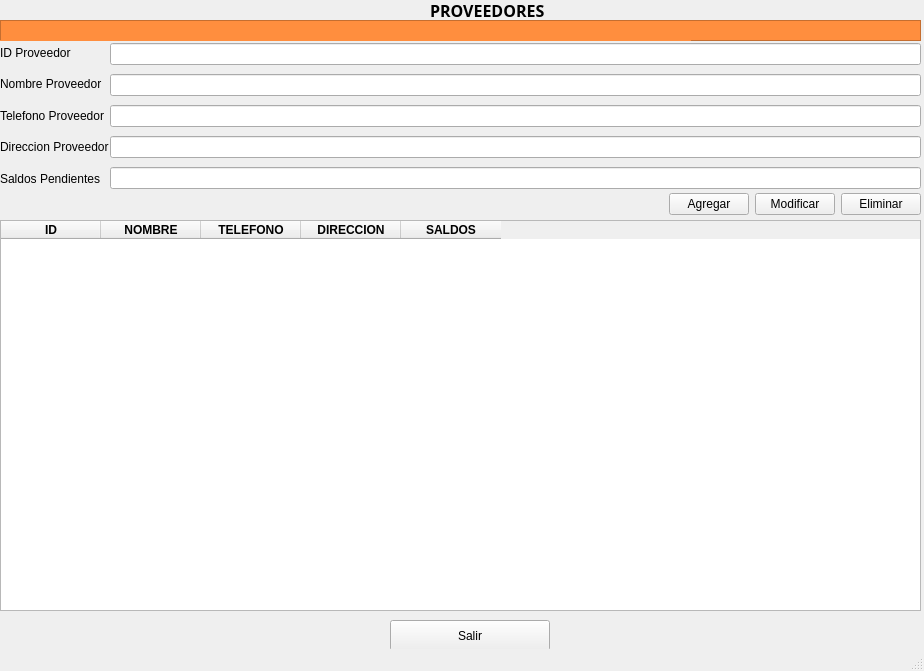
<?xml version="1.0" encoding="UTF-8"?>
<ui version="4.0">
 <class>MainWindow</class>
 <widget class="QMainWindow" name="MainWindow">
  <property name="geometry">
   <rect>
    <x>0</x>
    <y>0</y>
    <width>924</width>
    <height>671</height>
   </rect>
  </property>
  <property name="windowTitle">
   <string>MainWindow</string>
  </property>
  <widget class="QWidget" name="centralwidget">
   <widget class="QFrame" name="frame_2">
    <property name="geometry">
     <rect>
      <x>0</x>
      <y>20</y>
      <width>921</width>
      <height>21</height>
     </rect>
    </property>
    <property name="styleSheet">
     <string notr="true">background-color: rgb(255, 142, 62);</string>
    </property>
    <property name="frameShape">
     <enum>QFrame::StyledPanel</enum>
    </property>
    <property name="frameShadow">
     <enum>QFrame::Raised</enum>
    </property>
    <widget class="QWidget" name="horizontalLayoutWidget_3">
     <property name="geometry">
      <rect>
       <x>0</x>
       <y>20</y>
       <width>691</width>
       <height>151</height>
      </rect>
     </property>
     <layout class="QHBoxLayout" name="horizontalLayout_3"/>
    </widget>
   </widget>
   <widget class="QLabel" name="label">
    <property name="geometry">
     <rect>
      <x>430</x>
      <y>0</y>
      <width>141</width>
      <height>20</height>
     </rect>
    </property>
    <property name="font">
     <font>
      <family>MS Reference Sans Serif</family>
      <pointsize>12</pointsize>
      <weight>75</weight>
      <bold>true</bold>
     </font>
    </property>
    <property name="styleSheet">
     <string notr="true">color: rgb(0, 0, 0);</string>
    </property>
    <property name="text">
     <string>PROVEEDORES</string>
    </property>
   </widget>
   <widget class="QWidget" name="verticalLayoutWidget">
    <property name="geometry">
     <rect>
      <x>0</x>
      <y>220</y>
      <width>921</width>
      <height>391</height>
     </rect>
    </property>
    <layout class="QVBoxLayout" name="verticalLayout">
     <item>
      <widget class="QTableWidget" name="grid">
       <property name="maximumSize">
        <size>
         <width>950</width>
         <height>450</height>
        </size>
       </property>
       <column>
        <property name="text">
         <string>ID</string>
        </property>
        <property name="font">
         <font>
          <weight>75</weight>
          <bold>true</bold>
         </font>
        </property>
        <property name="background">
         <color>
          <red>255</red>
          <green>85</green>
          <blue>0</blue>
         </color>
        </property>
       </column>
       <column>
        <property name="text">
         <string>NOMBRE</string>
        </property>
        <property name="font">
         <font>
          <weight>75</weight>
          <bold>true</bold>
         </font>
        </property>
       </column>
       <column>
        <property name="text">
         <string>TELEFONO</string>
        </property>
        <property name="font">
         <font>
          <weight>75</weight>
          <bold>true</bold>
         </font>
        </property>
       </column>
       <column>
        <property name="text">
         <string>DIRECCION</string>
        </property>
        <property name="font">
         <font>
          <weight>75</weight>
          <bold>true</bold>
         </font>
        </property>
       </column>
       <column>
        <property name="text">
         <string>SALDOS</string>
        </property>
        <property name="font">
         <font>
          <weight>75</weight>
          <bold>true</bold>
         </font>
        </property>
       </column>
      </widget>
     </item>
    </layout>
   </widget>
   <widget class="QWidget" name="horizontalLayoutWidget">
    <property name="geometry">
     <rect>
      <x>0</x>
      <y>620</y>
      <width>921</width>
      <height>31</height>
     </rect>
    </property>
    <layout class="QHBoxLayout" name="horizontalLayout">
     <item>
      <spacer name="horizontalSpacer">
       <property name="orientation">
        <enum>Qt::Horizontal</enum>
       </property>
       <property name="sizeType">
        <enum>QSizePolicy::Minimum</enum>
       </property>
       <property name="sizeHint" stdset="0">
        <size>
         <width>20</width>
         <height>10</height>
        </size>
       </property>
      </spacer>
     </item>
     <item>
      <widget class="QPushButton" name="cmd_exit">
       <property name="maximumSize">
        <size>
         <width>160</width>
         <height>160</height>
        </size>
       </property>
       <property name="text">
        <string>Salir</string>
       </property>
      </widget>
     </item>
    </layout>
   </widget>
   <widget class="QWidget" name="horizontalLayoutWidget_2">
    <property name="geometry">
     <rect>
      <x>0</x>
      <y>189</y>
      <width>921</width>
      <height>31</height>
     </rect>
    </property>
    <layout class="QHBoxLayout" name="horizontalLayout_2">
     <item>
      <spacer name="horizontalSpacer_2">
       <property name="orientation">
        <enum>Qt::Horizontal</enum>
       </property>
       <property name="sizeHint" stdset="0">
        <size>
         <width>40</width>
         <height>20</height>
        </size>
       </property>
      </spacer>
     </item>
     <item>
      <widget class="QPushButton" name="cmd_add">
       <property name="text">
        <string>Agregar</string>
       </property>
      </widget>
     </item>
     <item>
      <widget class="QPushButton" name="cmd_edit">
       <property name="text">
        <string>Modificar</string>
       </property>
      </widget>
     </item>
     <item>
      <widget class="QPushButton" name="cmd_delete">
       <property name="text">
        <string>Eliminar</string>
       </property>
      </widget>
     </item>
    </layout>
   </widget>
   <widget class="QWidget" name="verticalLayoutWidget_2">
    <property name="geometry">
     <rect>
      <x>0</x>
      <y>40</y>
      <width>111</width>
      <height>151</height>
     </rect>
    </property>
    <layout class="QVBoxLayout" name="verticalLayout_2">
     <item>
      <widget class="QLabel" name="label_3">
       <property name="text">
        <string>ID Proveedor</string>
       </property>
      </widget>
     </item>
     <item>
      <widget class="QLabel" name="label_5">
       <property name="text">
        <string>Nombre Proveedor</string>
       </property>
      </widget>
     </item>
     <item>
      <widget class="QLabel" name="label_6">
       <property name="text">
        <string>Telefono Proveedor</string>
       </property>
      </widget>
     </item>
     <item>
      <widget class="QLabel" name="label_4">
       <property name="text">
        <string>Direccion Proveedor</string>
       </property>
      </widget>
     </item>
     <item>
      <widget class="QLabel" name="label_2">
       <property name="text">
        <string>Saldos Pendientes</string>
       </property>
      </widget>
     </item>
    </layout>
   </widget>
   <widget class="QWidget" name="verticalLayoutWidget_3">
    <property name="geometry">
     <rect>
      <x>110</x>
      <y>40</y>
      <width>811</width>
      <height>155</height>
     </rect>
    </property>
    <layout class="QVBoxLayout" name="verticalLayout_3">
     <item>
      <widget class="QLineEdit" name="txt_id"/>
     </item>
     <item>
      <widget class="QLineEdit" name="txt_nombre"/>
     </item>
     <item>
      <widget class="QLineEdit" name="txt_telefono"/>
     </item>
     <item>
      <widget class="QLineEdit" name="txt_direccion"/>
     </item>
     <item>
      <widget class="QLineEdit" name="txt_saldo"/>
     </item>
    </layout>
   </widget>
  </widget>
  <widget class="QStatusBar" name="statusbar"/>
 </widget>
 <tabstops>
  <tabstop>txt_id</tabstop>
  <tabstop>txt_nombre</tabstop>
  <tabstop>txt_telefono</tabstop>
  <tabstop>txt_direccion</tabstop>
  <tabstop>txt_saldo</tabstop>
 </tabstops>
 <resources/>
 <connections/>
</ui>
